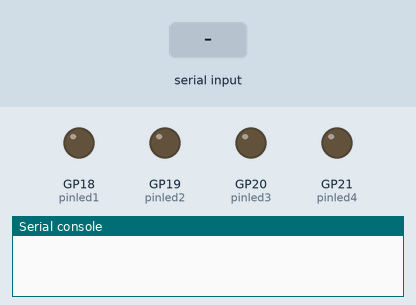
This program was run on a simulated Raspberry Pi Pico running MicroPython. Shown: output pins drawn as LEDs (lit = HIGH), the last lines printed to the serial console. The test bench sets the inputs (shaded band).

Above: at 1.2 s.
1.3 s: "1" received over the second serial link
At 2.5 s:
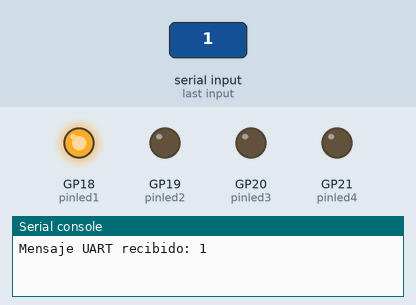
2.8 s: "0" received over the second serial link
At 3.6 s:
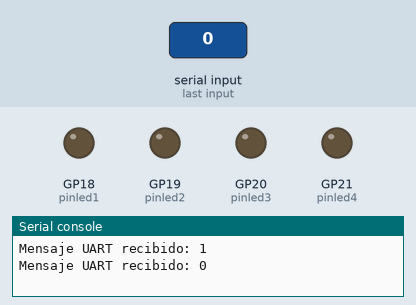
Timing chart, 0 to 5.8 s (numbered marks = the images above; inputs shaded):
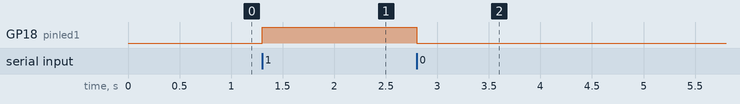

The program:

Salidas_digitales.py
```python
from machine import UART, Pin
from time import sleep_ms

# Configura los pines de los LEDs
pinled1 = Pin(18,Pin.OUT)
pinled2 = Pin(19,Pin.OUT)
pinled3 = Pin(20,Pin.OUT)
pinled4 = Pin(21,Pin.OUT)

# Configura la comunicación UART
uart = UART(0, baudrate=115200, rx=Pin(1), tx=Pin(0))

# Asigna cada pin a un bit en el orden correcto
bit_to_pin = {3: pinled4, 2: pinled3, 1: pinled2, 0: pinled1}

while True:
    if uart.any():
        data = uart.read().decode()  # Leer todos los bytes disponibles
        print("Mensaje UART recibido:", data)

         # Apaga todos los LEDs
        for pin in bit_to_pin.values():
            pin.off()

        # Enciende el LED correspondiente al bit de entrada
        for i, bit in enumerate(data.split(',')[:4]):
            if bit == '1':
                bit_to_pin[i].on()

        sleep_ms(100)
```

Measured:
- after the input at 1.3 s, GP18 (pinled1): LOW → HIGH at once
- after the input at 2.8 s, GP18 (pinled1): HIGH → LOW at once
